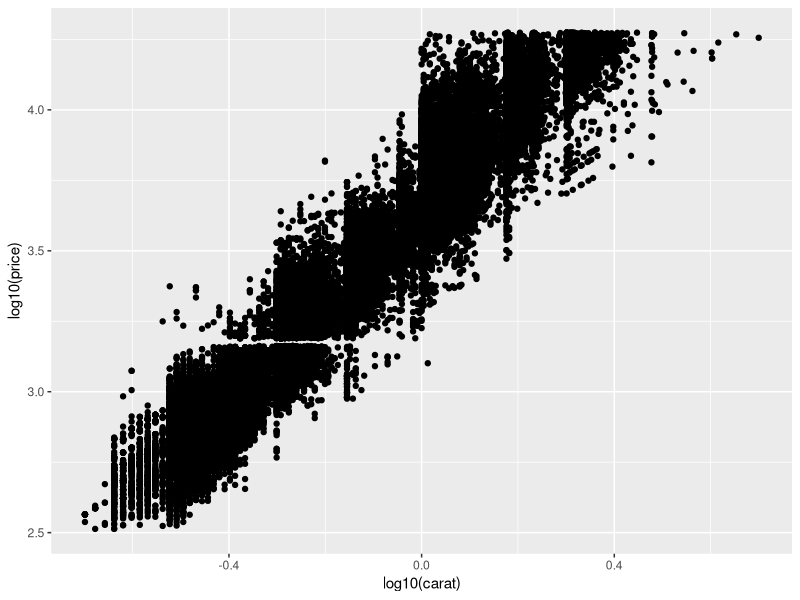
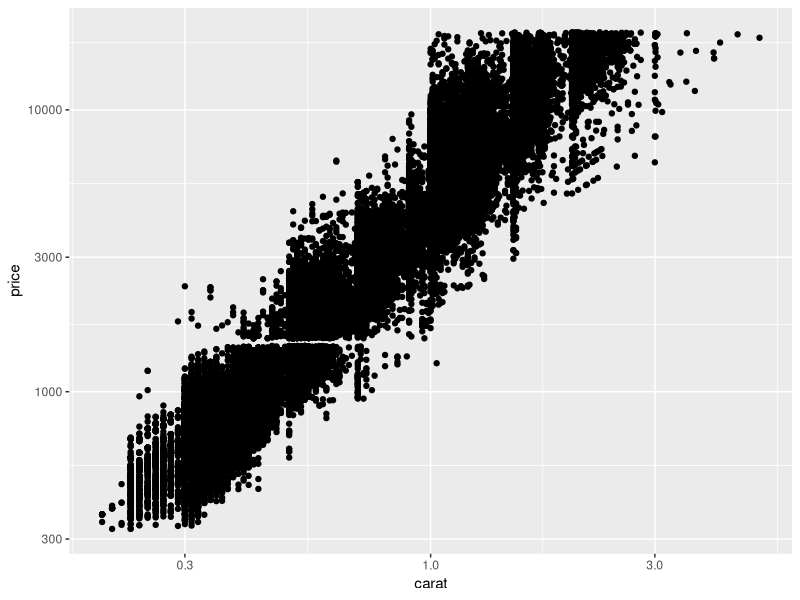
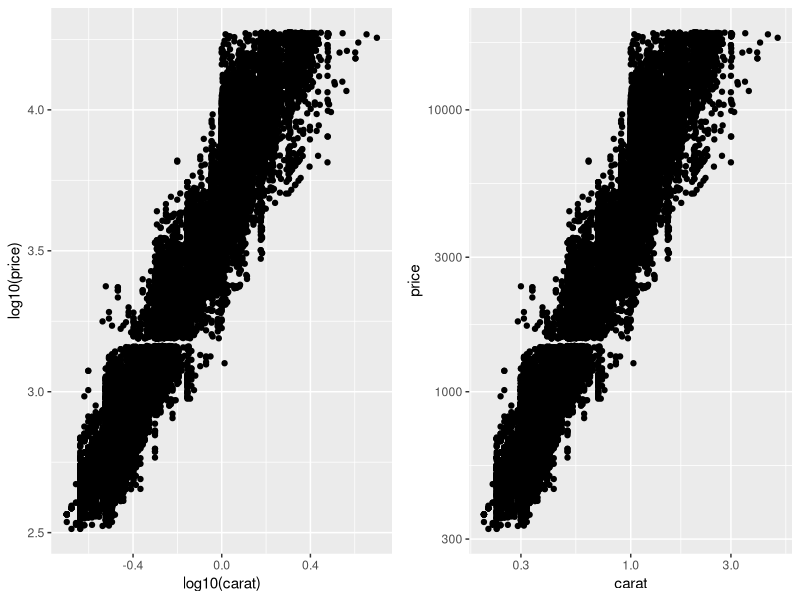

Write the R code that produced these figures, in order. (Note: this script raises an error after producing the figures.)
library("ggplot2")
library("scales")

    qplot(log10(carat), log10(price), data=diamonds)
    qplot(carat, price, data=diamonds) +
      scale_x_log10() + scale_y_log10()

library("gridExtra")
p1 <- qplot(log10(carat), log10(price), data=diamonds)
p2 <- qplot(carat, price, data=diamonds) +
  scale_x_log10() + scale_y_log10()
png("data.vs.trans.compare.png", width=480, height=240)
grid.arrange(p1, p2, ncol=2)
dev.off()

    reverselog_trans <- function(base = exp(1)) {
        trans <- function(x) -log(x, base)
        inv <- function(x) base^(-x)
        trans_new(paste0("reverselog-", format(base)), trans, inv,
                  log_breaks(base = base), domain = c(1e-100, Inf))
    }

    dat <- data.frame(x=1:20, y=1:20)

    ggplot(dat, aes(x,y)) + geom_point() +
        scale_x_continuous(trans="reverselog")

    ggplot(dat, aes(x,y)) + geom_point() +
        scale_x_continuous(trans=reverselog_trans(base=2))

png("example-ln.png", ,width = 480, height = 480)
ggplot(dat, aes(x,y)) + geom_point() +
    scale_x_continuous(trans="reverselog")
dev.off()
png("example-ln2.png", width = 480, height = 480)
ggplot(dat, aes(x,y)) + geom_point() +
    scale_x_continuous(trans=reverselog_trans(base=2))
dev.off()


